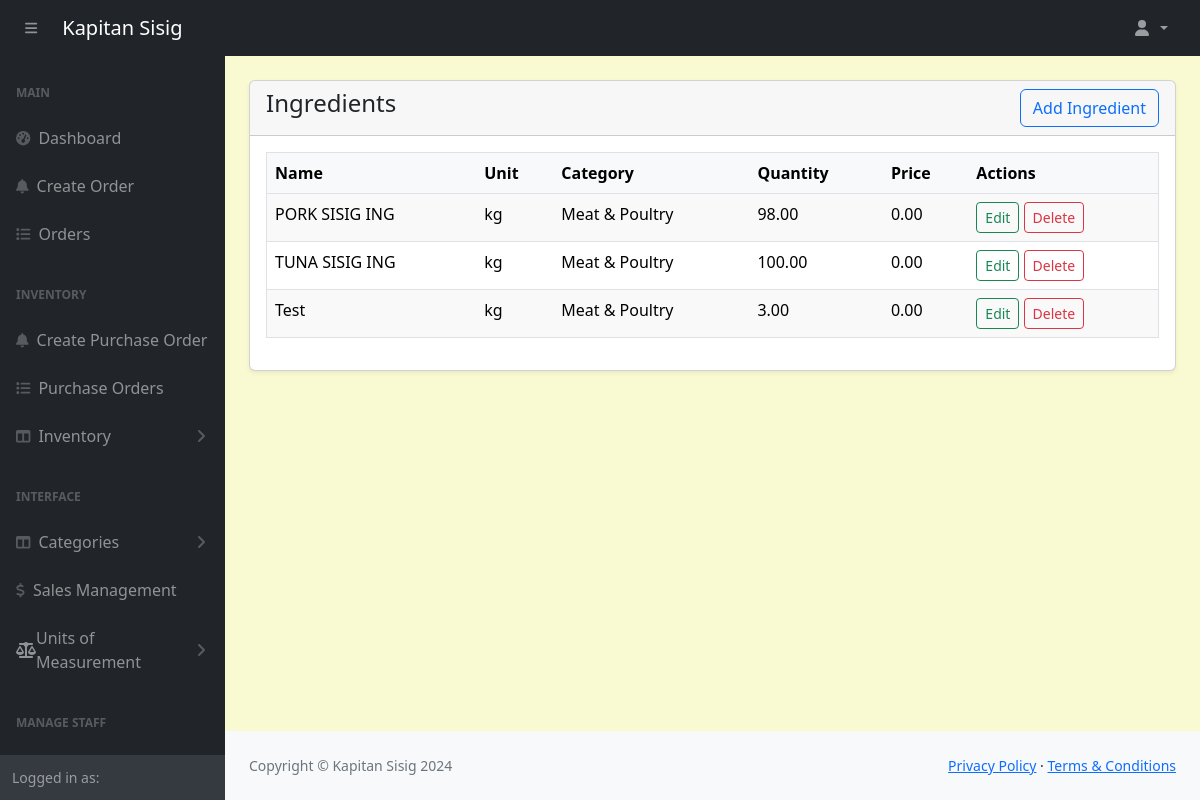
Page /POS-System-KapitanSisig/admin/ingredients-view.php on the committed database.
### tables this page shows
CREATE TABLE `ingredients` (
  `id` int(11) NOT NULL,
  `name` varchar(191) NOT NULL,
  `unit_id` int(11) NOT NULL,
  `category` varchar(191) NOT NULL,
  `price` decimal(10,2) NOT NULL,
  `quantity` decimal(10,2) NOT NULL
);

CREATE TABLE `units_of_measure` (
  `id` int(11) NOT NULL,
  `category_id` int(11) DEFAULT NULL,
  `uom_name` varchar(255) DEFAULT NULL,
  `type` enum('reference','bigger','smaller') DEFAULT NULL,
  `ratio` decimal(10,5) DEFAULT NULL,
  `active` tinyint(1) DEFAULT 1,
  `rounding_precision` decimal(10,5) DEFAULT NULL
);

### POS-System-KapitanSisig/admin/ingredients-view.php (the view, shortened to what this page needs)
<?php include('includes/header.php'); ?>
<?php
$query = "SELECT ingredients.*, units_of_measure.uom_name AS unit_name
          FROM ingredients
          LEFT JOIN units_of_measure ON ingredients.unit_id = units_of_measure.id";
$result = mysqli_query($conn, $query);
?>
<div class="container-fluid px-4 pb-4">
    <div class="card mt-4 shadow-sm">
        <div class="card-header">
            <h4 class="mb-0">Ingredients
                <a href="ingredients-add.php" class="btn btn-outline-primary float-end">Add Ingredient</a>
            </h4>
        </div>
        <div class="card-body">
            <table class="table" style="width: 100%; margin-bottom: 1rem; color: #000; border: 1px solid #dee2e6;">
                <thead>
                    <tr style="background-color: #f8f9fa; color: #000;">
                        <th>Name</th>
                        <th>Unit</th>
                        <th>Category</th>
                        <th>Quantity</th>
                        <th>Price</th>
                        <th>Actions</th>
                    </tr>
                </thead>
                <tbody>
                    <?php
                    $i = 0;
                    while ($row = mysqli_fetch_assoc($result)) :
                    $i++;
                    ?>
                        <tr style="background-color: <?= $i % 2 == 0 ? '#fff' : '#f9f9f9'; ?>; border: 1px solid #dee2e6;">
                            <td><?php echo htmlspecialchars($row['name']); ?></td>
                            <td><?php echo htmlspecialchars($row['unit_name']); ?></td>
                            <td><?php echo htmlspecialchars($row['category']); ?></td>
                            <td><?php echo htmlspecialchars($row['quantity']); ?></td>
                            <td><?php echo htmlspecialchars($row['price']); ?></td>
                            <td>
                                <a href="ingredients-edit.php?id=<?php echo $row['id']; ?>" class="btn btn-outline-success btn-sm" style="margin: 0; padding: 0.25rem 0.5rem;">Edit</a>
                                <a href="ingredients-delete.php?id=<?php echo $row['id']; ?>" class="btn btn-outline-danger btn-sm" style="margin: 0; padding: 0.25rem 0.5rem;">Delete</a>
                            </td>
                        </tr>
                    <?php endwhile; ?>
                </tbody>
            </table>
        </div>
    </div>
</div>
<?php include('includes/footer.php'); ?>

### POS-System-KapitanSisig/admin/assets/css/custom.css (style rules this page uses)
body { margin: 0; font-family: system-ui, -apple-system, "Segoe UI", Roboto, "Helvetica Neue", "Noto Sans", "Liberation Sans", Arial, sans-serif; font-size: 1rem; font-weight: 400; line-height: 1.5; color: #212529; text-align: left; background-color: #FAFAD2; -webkit-text-size-adjust: 100%; -webkit-tap-highlight-color: rgba(0, 0, 0, 0); }

### rows in the picture
ingredients: name "PORK SISIG ING", unit.uom_name "kg", category "Meat & Poultry", quantity "98.00", price "0.00"
ingredients: name "TUNA SISIG ING", unit.uom_name "kg", category "Meat & Poultry", quantity "100.00", price "0.00"
ingredients: name "Test", unit.uom_name "kg", category "Meat & Poultry", quantity "3.00", price "0.00"
